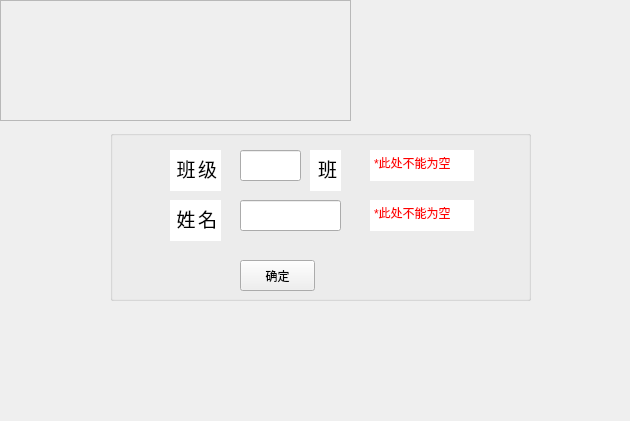
<?xml version="1.0" encoding="UTF-8"?>
<ui version="4.0">
 <class>CallName</class>
 <widget class="QWidget" name="CallName">
  <property name="geometry">
   <rect>
    <x>0</x>
    <y>0</y>
    <width>630</width>
    <height>421</height>
   </rect>
  </property>
  <property name="windowTitle">
   <string>签到</string>
  </property>
  <widget class="QFrame" name="frame">
   <property name="geometry">
    <rect>
     <x>0</x>
     <y>0</y>
     <width>351</width>
     <height>121</height>
    </rect>
   </property>
   <property name="frameShape">
    <enum>QFrame::StyledPanel</enum>
   </property>
   <property name="frameShadow">
    <enum>QFrame::Raised</enum>
   </property>
  </widget>
  <widget class="QGroupBox" name="groupBox">
   <property name="geometry">
    <rect>
     <x>110</x>
     <y>130</y>
     <width>421</width>
     <height>171</height>
    </rect>
   </property>
   <property name="title">
    <string/>
   </property>
   <property name="flat">
    <bool>true</bool>
   </property>
   <widget class="QLineEdit" name="classNum">
    <property name="geometry">
     <rect>
      <x>130</x>
      <y>20</y>
      <width>61</width>
      <height>31</height>
     </rect>
    </property>
    <property name="inputMethodHints">
     <set>Qt::ImhDigitsOnly|Qt::ImhPreferNumbers</set>
    </property>
    <property name="text">
     <string/>
    </property>
   </widget>
   <widget class="QLineEdit" name="name">
    <property name="geometry">
     <rect>
      <x>130</x>
      <y>70</y>
      <width>101</width>
      <height>31</height>
     </rect>
    </property>
    <property name="inputMethodHints">
     <set>Qt::ImhLatinOnly</set>
    </property>
   </widget>
   <widget class="QPushButton" name="pushButtonEnsure">
    <property name="geometry">
     <rect>
      <x>130</x>
      <y>130</y>
      <width>75</width>
      <height>31</height>
     </rect>
    </property>
    <property name="cursor">
     <cursorShape>PointingHandCursor</cursorShape>
    </property>
    <property name="text">
     <string>确定</string>
    </property>
   </widget>
   <widget class="QTextEdit" name="nameTextEdit">
    <property name="geometry">
     <rect>
      <x>260</x>
      <y>70</y>
      <width>104</width>
      <height>31</height>
     </rect>
    </property>
    <property name="frameShape">
     <enum>QFrame::NoFrame</enum>
    </property>
    <property name="html">
     <string>&lt;!DOCTYPE HTML PUBLIC &quot;-//W3C//DTD HTML 4.0//EN&quot; &quot;http://www.w3.org/TR/REC-html40/strict.dtd&quot;&gt;
&lt;html&gt;&lt;head&gt;&lt;meta name=&quot;qrichtext&quot; content=&quot;1&quot; /&gt;&lt;style type=&quot;text/css&quot;&gt;
p, li { white-space: pre-wrap; }
&lt;/style&gt;&lt;/head&gt;&lt;body style=&quot; font-family:'SimSun'; font-size:9pt; font-weight:400; font-style:normal;&quot;&gt;
&lt;p style=&quot; margin-top:0px; margin-bottom:0px; margin-left:0px; margin-right:0px; -qt-block-indent:0; text-indent:0px;&quot;&gt;&lt;span style=&quot; color:#ff0000;&quot;&gt;*此处不能为空&lt;/span&gt;&lt;/p&gt;&lt;/body&gt;&lt;/html&gt;</string>
    </property>
    <property name="textInteractionFlags">
     <set>Qt::NoTextInteraction</set>
    </property>
   </widget>
   <widget class="QTextEdit" name="classTextEdit">
    <property name="geometry">
     <rect>
      <x>260</x>
      <y>20</y>
      <width>104</width>
      <height>31</height>
     </rect>
    </property>
    <property name="frameShape">
     <enum>QFrame::NoFrame</enum>
    </property>
    <property name="frameShadow">
     <enum>QFrame::Sunken</enum>
    </property>
    <property name="html">
     <string>&lt;!DOCTYPE HTML PUBLIC &quot;-//W3C//DTD HTML 4.0//EN&quot; &quot;http://www.w3.org/TR/REC-html40/strict.dtd&quot;&gt;
&lt;html&gt;&lt;head&gt;&lt;meta name=&quot;qrichtext&quot; content=&quot;1&quot; /&gt;&lt;style type=&quot;text/css&quot;&gt;
p, li { white-space: pre-wrap; }
&lt;/style&gt;&lt;/head&gt;&lt;body style=&quot; font-family:'SimSun'; font-size:9pt; font-weight:400; font-style:normal;&quot;&gt;
&lt;p style=&quot; margin-top:0px; margin-bottom:0px; margin-left:0px; margin-right:0px; -qt-block-indent:0; text-indent:0px;&quot;&gt;&lt;span style=&quot; color:#ff0000;&quot;&gt;*此处不能为空&lt;/span&gt;&lt;/p&gt;&lt;/body&gt;&lt;/html&gt;</string>
    </property>
    <property name="textInteractionFlags">
     <set>Qt::NoTextInteraction</set>
    </property>
   </widget>
   <widget class="QTextEdit" name="textEdit">
    <property name="geometry">
     <rect>
      <x>60</x>
      <y>20</y>
      <width>51</width>
      <height>41</height>
     </rect>
    </property>
    <property name="frameShape">
     <enum>QFrame::NoFrame</enum>
    </property>
    <property name="html">
     <string>&lt;!DOCTYPE HTML PUBLIC &quot;-//W3C//DTD HTML 4.0//EN&quot; &quot;http://www.w3.org/TR/REC-html40/strict.dtd&quot;&gt;
&lt;html&gt;&lt;head&gt;&lt;meta name=&quot;qrichtext&quot; content=&quot;1&quot; /&gt;&lt;style type=&quot;text/css&quot;&gt;
p, li { white-space: pre-wrap; }
&lt;/style&gt;&lt;/head&gt;&lt;body style=&quot; font-family:'SimSun'; font-size:9pt; font-weight:400; font-style:normal;&quot;&gt;
&lt;p align=&quot;right&quot; style=&quot; margin-top:0px; margin-bottom:0px; margin-left:0px; margin-right:0px; -qt-block-indent:0; text-indent:0px;&quot;&gt;&lt;span style=&quot; font-size:14pt;&quot;&gt;班&lt;/span&gt;&lt;span style=&quot; font-size:7pt;&quot;&gt; &lt;/span&gt;&lt;span style=&quot; font-size:14pt;&quot;&gt;级&lt;/span&gt;&lt;/p&gt;&lt;/body&gt;&lt;/html&gt;</string>
    </property>
    <property name="textInteractionFlags">
     <set>Qt::NoTextInteraction</set>
    </property>
   </widget>
   <widget class="QTextEdit" name="textEdit_2">
    <property name="geometry">
     <rect>
      <x>60</x>
      <y>70</y>
      <width>51</width>
      <height>41</height>
     </rect>
    </property>
    <property name="frameShape">
     <enum>QFrame::NoFrame</enum>
    </property>
    <property name="html">
     <string>&lt;!DOCTYPE HTML PUBLIC &quot;-//W3C//DTD HTML 4.0//EN&quot; &quot;http://www.w3.org/TR/REC-html40/strict.dtd&quot;&gt;
&lt;html&gt;&lt;head&gt;&lt;meta name=&quot;qrichtext&quot; content=&quot;1&quot; /&gt;&lt;style type=&quot;text/css&quot;&gt;
p, li { white-space: pre-wrap; }
&lt;/style&gt;&lt;/head&gt;&lt;body style=&quot; font-family:'SimSun'; font-size:9pt; font-weight:400; font-style:normal;&quot;&gt;
&lt;p align=&quot;right&quot; style=&quot; margin-top:0px; margin-bottom:0px; margin-left:0px; margin-right:0px; -qt-block-indent:0; text-indent:0px;&quot;&gt;&lt;span style=&quot; font-size:14pt;&quot;&gt;姓&lt;/span&gt;&lt;span style=&quot; font-size:7pt;&quot;&gt; &lt;/span&gt;&lt;span style=&quot; font-size:14pt;&quot;&gt;名&lt;/span&gt;&lt;/p&gt;&lt;/body&gt;&lt;/html&gt;</string>
    </property>
    <property name="textInteractionFlags">
     <set>Qt::NoTextInteraction</set>
    </property>
   </widget>
   <widget class="QTextEdit" name="textEdit_3">
    <property name="geometry">
     <rect>
      <x>200</x>
      <y>20</y>
      <width>31</width>
      <height>41</height>
     </rect>
    </property>
    <property name="frameShape">
     <enum>QFrame::NoFrame</enum>
    </property>
    <property name="html">
     <string>&lt;!DOCTYPE HTML PUBLIC &quot;-//W3C//DTD HTML 4.0//EN&quot; &quot;http://www.w3.org/TR/REC-html40/strict.dtd&quot;&gt;
&lt;html&gt;&lt;head&gt;&lt;meta name=&quot;qrichtext&quot; content=&quot;1&quot; /&gt;&lt;style type=&quot;text/css&quot;&gt;
p, li { white-space: pre-wrap; }
&lt;/style&gt;&lt;/head&gt;&lt;body style=&quot; font-family:'SimSun'; font-size:9pt; font-weight:400; font-style:normal;&quot;&gt;
&lt;p align=&quot;right&quot; style=&quot; margin-top:0px; margin-bottom:0px; margin-left:0px; margin-right:0px; -qt-block-indent:0; text-indent:0px;&quot;&gt;&lt;span style=&quot; font-size:14pt;&quot;&gt;班&lt;/span&gt;&lt;/p&gt;&lt;/body&gt;&lt;/html&gt;</string>
    </property>
    <property name="textInteractionFlags">
     <set>Qt::NoTextInteraction</set>
    </property>
   </widget>
  </widget>
 </widget>
 <resources/>
 <connections/>
</ui>
